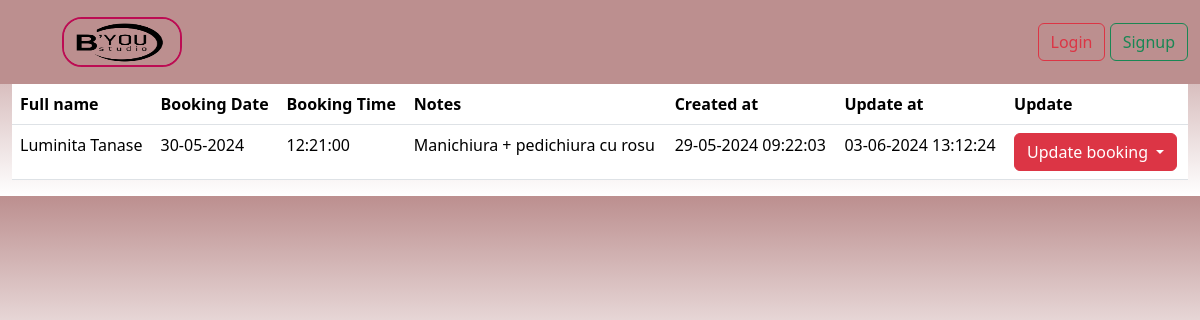
Page /list_booking_manipedi/ on the committed database.
### manipedi/models.py (models this page shows, shortened)
class Manipedi(models.Model):
    full_name = models.CharField(max_length=50)
    booking_date = models.DateField()
    booking_time = models.TimeField()
    notes = models.TextField(max_length=400)
    created_at = models.DateTimeField(auto_now_add=True)
    updated_at = models.DateTimeField(auto_now=True)

### manipedi/views.py (the view)
# urls.py: path('list_booking_manipedi/', views.ManipediListView.as_view(), name='list_booking_manipedi'),
class ManipediListView(ListView):
    template_name = 'manipedi/list_booking_manipedi.html'
    model = Manipedi
    context_object_name = 'all_list_manipedi'

### templates/manipedi/list_booking_manipedi.html (shortened to what this page needs)
{% extends 'base.html' %}
{% block content %}
    <div class="container-fluid">
        <div class="row">
            <div class="col-md-12">
                <table class="table">
                    <thead>
                    <tr>
                        <th>Full name</th>
                        <th>Booking Date</th>
                        <th>Booking Time</th>
                        <th>Notes</th>
                        <th>Created at</th>
                        <th>Update at</th>
                        <th>Update</th>
                    </tr>
                    </thead>
                    <tbody>
                    {% for list in all_list_manipedi %}
                        <tr>
                            <td>{{ list.full_name }}</td>
                            <td>{{ list.booking_date|date:"d-m-Y" }}</td>
                            <td>{{ list.booking_time|time:"H:i:s" }}</td>
                            <td>{{ list.notes }}</td>
                            <td>{{ list.created_at|date:"d-m-Y H:i:s" }}</td>
                            <td>{{ list.updated_at|date:"d-m-Y H:i:s" }}</td>
                            <td>
                                <div class="dropdown">
                                    <button class="btn btn-danger dropdown-toggle" type="button"
                                            data-bs-toggle="dropdown"  aria-expanded="false">
                                        Update booking
                                    </button>
                                </div>
                            </td>
                        </tr>
                    {% endfor %}
                    </tbody>
                </table>
            </div>
        </div>
    </div>
{% endblock %}

### templates/base.html (style rules this page uses)
body { background: linear-gradient(rosybrown, white); }

### rows in the picture
Manipedi: full_name "Luminita Tanase", booking_date "30-05-2024", booking_time "12:21:00", notes "Manichiura + pedichiura cu rosu", created_at "29-05-2024 09:22:03", updated_at "03-06-2024 13:12:24"
